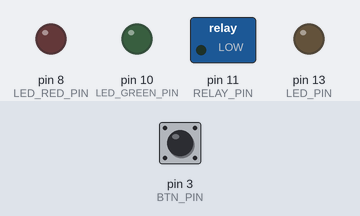
Bench run of a sketch on a simulated Arduino Uno, built with avr-gcc and run on an emulated ATmega328P. Shown: switched loads named in the sketch (green lamp = pin HIGH), output pins drawn as LEDs (lit = HIGH). Dashed ring = blinking. The inputs (shaded band) are chosen by the test bench; at power-on: pin 3 (BTN_PIN) LOW.

Above: at 1.2 s.
1.3 s: pin 3 (BTN_PIN) pulled HIGH for 1 s
At 2.4 s:
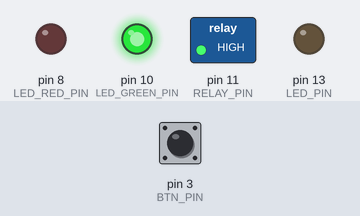
3.8 s: pin 3 (BTN_PIN) pulled HIGH for 0.15 s
At 4.4 s:
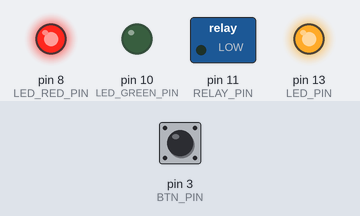
5.4 s: pin 3 (BTN_PIN) pulled HIGH for 3.2 s
At 5.52 s:
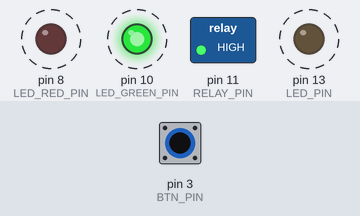
Timing chart, 0 to 9.9 s (numbered marks = the images above; inputs shaded):
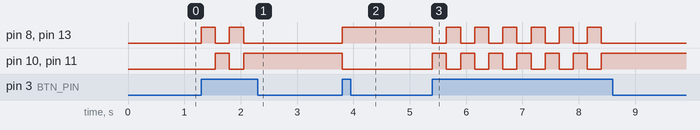

Measured:
- after the input at 1.3 s, pin 8 (LED_RED_PIN), pin 13 (LED_PIN): alternates HIGH for 0.25 s and LOW for 0.25 s, 4 changes in all, then stays LOW, starting at once; pin 10 (LED_GREEN_PIN), pin 11 (RELAY_PIN): LOW → HIGH after 0.25 s, → LOW 0.25 s later, → HIGH 0.25 s later
- after the input at 3.8 s, pin 8 (LED_RED_PIN), pin 13 (LED_PIN): LOW → HIGH at once; pin 10 (LED_GREEN_PIN), pin 11 (RELAY_PIN): HIGH → LOW at once
- after the input at 5.4 s, pin 8 (LED_RED_PIN), pin 13 (LED_PIN): alternates HIGH for 0.25 s and LOW for 0.25 s, 13 changes in all, then stays LOW, starting at once; pin 10 (LED_GREEN_PIN), pin 11 (RELAY_PIN): alternates HIGH for 0.25 s and LOW for 0.25 s, 13 changes in all, then stays HIGH, starting at once

The sketch:

led.ino
```cpp
#define BTN_PIN 3
#define LED_PIN 13
#define LED_RED_PIN 8
#define LED_GREEN_PIN 10
#define RELAY_PIN 11

void setup() {
  pinMode(BTN_PIN, INPUT);
  pinMode(LED_PIN, OUTPUT);
  pinMode(LED_RED_PIN, OUTPUT);
  pinMode(LED_GREEN_PIN, OUTPUT);
  pinMode(RELAY_PIN, OUTPUT);
}

void loop() {
  uint8_t state;
  state = digitalRead(BTN_PIN);
  if (state == HIGH) {
    uint8_t led_state = digitalRead(LED_PIN);
    digitalWrite(LED_PIN, !led_state);
    if (led_state) {
      digitalWrite(RELAY_PIN, HIGH);
      digitalWrite(LED_GREEN_PIN, HIGH);
      digitalWrite(LED_RED_PIN, LOW);
    } else {
      digitalWrite(RELAY_PIN, LOW);
      digitalWrite(LED_GREEN_PIN, LOW);
      digitalWrite(LED_RED_PIN, HIGH);
    }
    delay(200);
  }
  delay(50);
}
```
